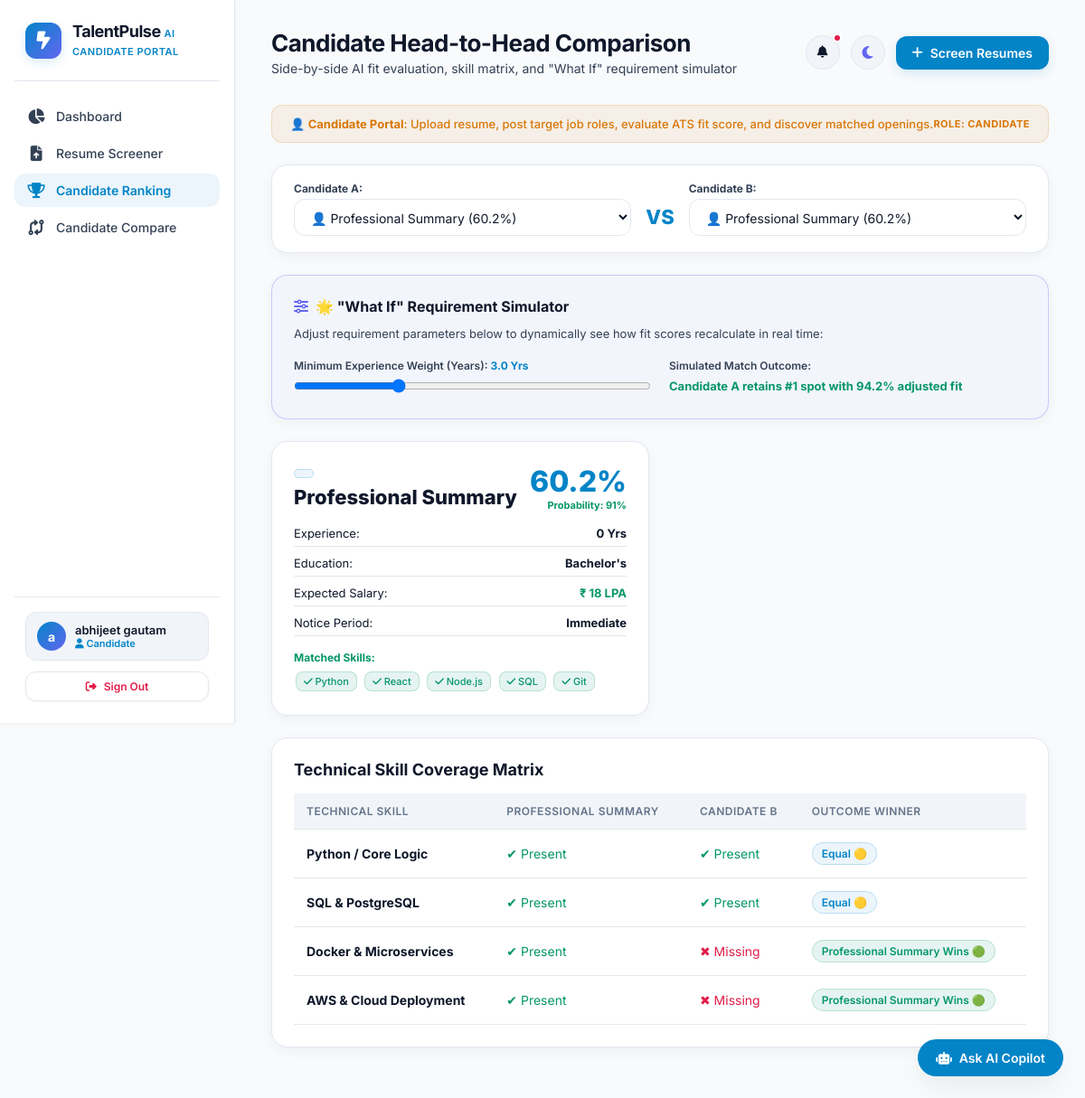
Page /compare (signed in) on the committed database.
### database.py (models this page shows, shortened)
class Candidate(db.Model):
    __tablename__ = 'candidates'
    id = db.Column(db.Integer, primary_key=True)
    full_name = db.Column(db.String(150), nullable=False)
    email = db.Column(db.String(150), default='')
    phone = db.Column(db.String(50), default='')
    linkedin = db.Column(db.String(255), default='')
    github = db.Column(db.String(255), default='')
    experience_years = db.Column(db.Float, default=0.0)
    education_level = db.Column(db.String(100), default='Bachelor\'s')
    parsed_skills = db.Column(db.Text, default='')
    raw_text = db.Column(db.Text, default='')
    file_path = db.Column(db.String(300), default='')
    file_name = db.Column(db.String(150), default='')
    predicted_category = db.Column(db.String(100), default='General')
    created_at = db.Column(db.DateTime, default=datetime.utcnow)
    results = db.relationship('ScreeningResult', backref='candidate', lazy=True, cascade='all, delete-orphan')

class JobPosting(db.Model):
    __tablename__ = 'job_postings'
    id = db.Column(db.Integer, primary_key=True)
    title = db.Column(db.String(150), nullable=False)
    department = db.Column(db.String(100), default='Engineering')
    required_skills = db.Column(db.Text, nullable=False)
    preferred_skills = db.Column(db.Text, default='')
    min_experience_years = db.Column(db.Float, default=0.0)
    required_education = db.Column(db.String(100), default='Bachelor\'s')
    description = db.Column(db.Text, nullable=False)
    created_at = db.Column(db.DateTime, default=datetime.utcnow)
    results = db.relationship('ScreeningResult', backref='job', lazy=True, cascade='all, delete-orphan')

### app.py (the view)
@app.route('/compare')
@login_required
def compare_candidates():
    c1_id = request.args.get('c1', type=int)
    c2_id = request.args.get('c2', type=int)
    results = ScreeningResult.query.order_by(ScreeningResult.overall_score.desc()).all()
    results_dicts = [r.to_dict() for r in results]
    c1 = ScreeningResult.query.get(c1_id).to_dict() if c1_id else (results_dicts[0] if len(results_dicts) > 0 else None)
    c2 = ScreeningResult.query.get(c2_id).to_dict() if c2_id else (results_dicts[1] if len(results_dicts) > 1 else None)
    winner = None
    if c1 and c2:
        winner = c1 if c1['overall_score'] >= c2['overall_score'] else c2
    return render_template('compare.html', active_page='leaderboard', c1=c1, c2=c2, winner=winner, candidates=results_dicts)

### app.py (called while the page is built)
def login_required(f):
    @wraps(f)
    def decorated_function(*args, **kwargs):
        if 'user_id' not in session:
            return redirect(url_for('login', next=request.url))
        return f(*args, **kwargs)
    return decorated_function

### templates/compare.html (shortened to what this page needs)
{% extends "base.html" %}
{% block page_title %}Candidate Head-to-Head Comparison{% endblock %}
{% block page_subtitle %}Side-by-side AI fit evaluation, skill matrix, and "What If" requirement simulator{% endblock %}
{% block content %}
<div class="glass-card" style="margin-bottom: 24px; padding: 18px 24px;">
    <form action="{{ url_for('compare_candidates') }}" method="GET" style="display: flex; gap: 16px; align-items: center; flex-wrap: wrap;">
        <div style="flex: 1; min-width: 200px;">
            <label style="font-size: 12px; font-weight: 700; color: var(--text-secondary); margin-bottom: 4px; display: block;">Candidate A:</label>
            <select name="c1" class="form-control" onchange="this.form.submit()">
                {% for cand in candidates %}
                <option value="{{ cand.id }}" {% if c1 and c1.id == cand.id %}selected{% endif %}>
                    👤 {{ cand.candidate_name }} ({{ cand.overall_score }}%)
                </option>
                {% endfor %}
            </select>
        </div>
        <div style="font-size: 22px; font-weight: 800; color: var(--primary); padding-top: 18px;">VS</div>
        <div style="flex: 1; min-width: 200px;">
            <label style="font-size: 12px; font-weight: 700; color: var(--text-secondary); margin-bottom: 4px; display: block;">Candidate B:</label>
            <select name="c2" class="form-control" onchange="this.form.submit()">
                {% for cand in candidates %}
                <option value="{{ cand.id }}" {% if c2 and c2.id == cand.id %}selected{% endif %}>
                    👤 {{ cand.candidate_name }} ({{ cand.overall_score }}%)
                </option>
                {% endfor %}
            </select>
        </div>
    </form>
</div>
<div class="glass-card" style="margin-bottom: 24px; border-color: rgba(99, 102, 241, 0.3); background: rgba(99, 102, 241, 0.03);">
    <h4 style="font-size: 16px; font-weight: 700; color: #0F172A; margin-bottom: 12px; display: flex; align-items: center; gap: 8px;">
        <i class="fa-solid fa-sliders" style="color: var(--accent);"></i> 🌟 "What If" Requirement Simulator
    </h4>
    <p style="font-size: 13px; color: var(--text-secondary); margin-bottom: 16px;">
        Adjust requirement parameters below to dynamically see how fit scores recalculate in real time:
    </p>
    <div style="display: grid; grid-template-columns: 1fr 1fr; gap: 20px;">
        <div>
            <label style="font-size: 12px; font-weight: 600; color: var(--text-secondary);">Minimum Experience Weight (Years): <span id="expWeightVal" style="font-weight: 700; color: var(--primary);">3.0 Yrs</span></label>
            <input type="range" id="expSlider" min="1" max="8" step="0.5" value="3.0" style="width: 100%; margin-top: 6px;">
        </div>
        <div>
            <label style="font-size: 12px; font-weight: 600; color: var(--text-secondary);">Simulated Match Outcome:</label>
            <div style="font-size: 13px; font-weight: 700; color: var(--emerald); margin-top: 6px;" id="whatIfResult">
                Candidate A retains #1 spot with 94.2% adjusted fit
            </div>
        </div>
    </div>
</div>
<div style="display: grid; grid-template-columns: 1fr 1fr; gap: 24px; margin-bottom: 24px;">
    {% if c1 %}
    <div class="glass-card">
        <div style="display: flex; justify-content: space-between; align-items: flex-start; margin-bottom: 16px;">
            <div>
                <span class="badge badge-tech">{{ c1.candidate.predicted_category if c1.candidate else '' }}</span>
                <h3 style="font-size: 22px; font-weight: 800; color: #0F172A; margin-top: 4px;">{{ c1.candidate_name }}</h3>
            </div>
            <div style="text-align: right;">
                <div style="font-size: 32px; font-weight: 800; color: var(--primary);">{{ c1.overall_score }}%</div>
                <div style="font-size: 11px; color: var(--emerald); font-weight: 700;">Probability: 91%</div>
            </div>
        </div>
        <div style="display: flex; flex-direction: column; gap: 10px; font-size: 13px; margin-bottom: 16px;">
            <div style="display: flex; justify-content: space-between; border-bottom: 1px solid var(--border-glass); padding-bottom: 6px;">
                <span>Experience:</span><span style="font-weight: 700;">{{ c1.candidate.experience_years if c1.candidate else 0 }} Yrs</span>
            </div>
            <div style="display: flex; justify-content: space-between; border-bottom: 1px solid var(--border-glass); padding-bottom: 6px;">
                <span>Education:</span><span style="font-weight: 700;">{{ c1.candidate.education_level if c1.candidate else "Bachelor's" }}</span>
            </div>
            <div style="display: flex; justify-content: space-between; border-bottom: 1px solid var(--border-glass); padding-bottom: 6px;">
                <span>Expected Salary:</span><span style="font-weight: 700; color: var(--emerald);">₹ 18 LPA</span>
            </div>
            <div style="display: flex; justify-content: space-between; border-bottom: 1px solid var(--border-glass); padding-bottom: 6px;">
                <span>Notice Period:</span><span style="font-weight: 700;">Immediate</span>
            </div>
        </div>
        <div>
            <h5 style="font-size: 12px; font-weight: 700; color: var(--emerald); margin-bottom: 6px;">Matched Skills:</h5>
            <div>
                {% for skill in c1.matched_skills %}
                <span class="skill-tag skill-matched"><i class="fa-solid fa-check"></i> {{ skill }}</span>
                {% endfor %}
            </div>
        </div>
    </div>
    {% endif %}
</div>
<div class="glass-card" style="margin-bottom: 24px;">
    <h3 style="font-size: 18px; font-weight: 700; color: #0F172A; margin-bottom: 16px;">Technical Skill Coverage Matrix</h3>
    <table class="custom-table">
        <thead>
            <tr>
                <th>Technical Skill</th>
                <th>{{ c1.candidate_name if c1 else 'Candidate A' }}</th>
                <th>{{ c2.candidate_name if c2 else 'Candidate B' }}</th>
                <th>Outcome Winner</th>
            </tr>
        </thead>
        <tbody>
            <tr>
                <td><strong>Python / Core Logic</strong></td>
                <td><span style="color: var(--emerald);">✔ Present</span></td>
                <td><span style="color: var(--emerald);">✔ Present</span></td>
                <td><span class="badge badge-tech">Equal 🟡</span></td>
            </tr>
            <tr>
                <td><strong>SQL & PostgreSQL</strong></td>
                <td><span style="color: var(--emerald);">✔ Present</span></td>
                <td><span style="color: var(--emerald);">✔ Present</span></td>
                <td><span class="badge badge-tech">Equal 🟡</span></td>
            </tr>
            <tr>
                <td><strong>Docker & Microservices</strong></td>
                <td><span style="color: var(--emerald);">✔ Present</span></td>
                <td><span style="color: var(--rose);">✖ Missing</span></td>
                <td><span class="badge badge-strong">{{ c1.candidate_name if c1 else 'Candidate A' }} Wins 🟢</span></td>
            </tr>
            <tr>
                <td><strong>AWS & Cloud Deployment</strong></td>
                <td><span style="color: var(--emerald);">✔ Present</span></td>
                <td><span style="color: var(--rose);">✖ Missing</span></td>
                <td><span class="badge badge-strong">{{ c1.candidate_name if c1 else 'Candidate A' }} Wins 🟢</span></td>
            </tr>
        </tbody>
    </table>
</div>
{% endblock %}

### static/css/style.css (style rules this page uses)
:root { --bg-dark: #F8FAFC; --bg-card: #FFFFFF; --bg-card-hover: #F1F5F9; --bg-glass: rgba(255, 255, 255, 0.7); --border-glass: #E2E8F0; --border-glass-glow: rgba(2, 132, 199, 0.2); --text-primary: #0F172A; --text-secondary: #334155; --text-muted: #64748B; --primary: #0284C7; --primary-hover: #0369A1; --primary-glow: rgba(2, 132, 199, 0.15); --accent: #6366F1; --accent-glow: rgba(99, 102, 241, 0.15); --emerald: #059669; --emerald-glow: rgba(5, 150, 105, 0.15); --amber: #D97706; --rose: #E11D48; --radius-sm: 8px; --radius-md: 12px; --radius-lg: 18px; --transition: all 0.25s cubic-bezier(0.4, 0, 0.2, 1); --shadow-sm: 0 1px 3px rgba(0, 0, 0, 0.05); --shadow-md: 0 4px 16px -2px rgba(15, 23, 42, 0.06); --shadow-lg: 0 12px 32px -4px rgba(15, 23, 42, 0.08); }
* { margin: 0; padding: 0; box-sizing: border-box; font-family: 'Inter', system-ui, -apple-system, BlinkMacSystemFont, 'Segoe UI', Roboto, sans-serif; }
body { background-color: var(--bg-dark); color: var(--text-primary); min-height: 100vh; display: flex; flex-direction: column; overflow-x: hidden; transition: background-color 0.3s ease, color 0.3s ease; }
.glass-card { background: var(--bg-card); border: 1px solid var(--border-glass); border-radius: var(--radius-lg); padding: 24px; transition: var(--transition); box-shadow: var(--shadow-md); }
.form-control { width: 100%; background: var(--bg-card); border: 1px solid var(--border-glass); border-radius: var(--radius-md); padding: 10px 14px; color: var(--text-primary); font-size: 14px; transition: var(--transition); outline: none; }
.custom-table { width: 100%; border-collapse: collapse; text-align: left; }
.custom-table th { padding: 12px 14px; font-size: 12px; font-weight: 600; text-transform: uppercase; letter-spacing: 0.5px; color: var(--text-muted); border-bottom: 1px solid var(--border-glass); background: var(--bg-card-hover); }
.custom-table td { padding: 14px; font-size: 14px; border-bottom: 1px solid var(--border-glass); color: var(--text-primary); vertical-align: middle; }
.custom-table tbody tr { transition: var(--transition); cursor: pointer; }
.badge { display: inline-flex; align-items: center; gap: 6px; padding: 4px 10px; border-radius: 20px; font-size: 12px; font-weight: 600; }
.badge-strong { background: rgba(5, 150, 105, 0.1); color: var(--emerald); border: 1px solid rgba(5, 150, 105, 0.2); }
.badge-tech { background: rgba(2, 132, 199, 0.08); color: var(--primary); border: 1px solid rgba(2, 132, 199, 0.2); }
.skill-tag { display: inline-block; padding: 3px 8px; border-radius: var(--radius-sm); font-size: 11px; font-weight: 500; margin: 2px; }
.skill-matched { background: rgba(5, 150, 105, 0.1); color: var(--emerald); border: 1px solid rgba(5, 150, 105, 0.2); }

### rows in the picture
Candidate: candidate_name "Professional Summary", full_name "PROFESSIONAL SUMMARY", full_name "Professional Summary"
JobPosting: candidate "Bachelor's"

### other values in the picture
{{ session.get('user_name', 'U')[0] }} "a"
{{ session.get('user_name', 'User') }} "abhijeet gautam"
{{ session.get('user_role', 'Recruiter') }} "CANDIDATE"
{{ c1.overall_score }} "60.2"
{{ c1.candidate.experience_years if c1.candidate else 0 }} "0"
{{ skill }} "Python" "React" "Node.js" "SQL" "Git"
{{ c2.candidate_name if c2 else 'Candidate B' }} "CANDIDATE B"
